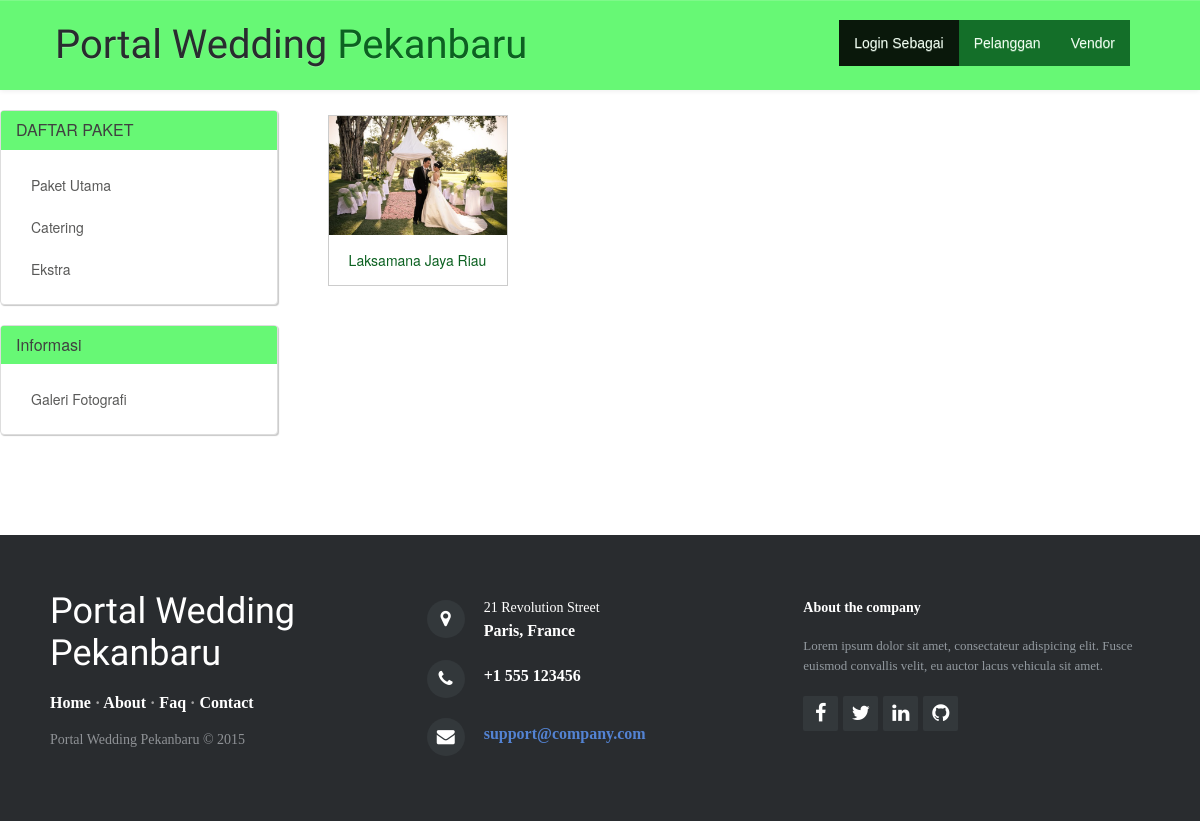
Screenshot of /index.php/galeri/lihat_galeri with the database file from the repository.
### tables this page shows
CREATE TABLE IF NOT EXISTS `tbl_galeri` (
`id_galeri` bigint(20) NOT NULL,
  `id_vendor` bigint(20) NOT NULL,
  `gambar` varchar(100) NOT NULL
);

CREATE TABLE IF NOT EXISTS `tbl_vendor` (
`id_vendor` bigint(20) NOT NULL,
  `id_user` bigint(20) NOT NULL,
  `nama_vendor` varchar(50) NOT NULL,
  `nama_pemilik_vendor` varchar(50) NOT NULL,
  `no_telpon` varchar(15) NOT NULL,
  `no_telp_vendor` varchar(15) NOT NULL,
  `alamat` text NOT NULL
);

### application/controllers/Galeri.php (called while the page is built, shortened)
<?php
class Galeri extends CI_Controller
{
    function __construct()
    {
        $this->load->library('Encrypt_aspireone');
        $this->load->library('Ekstra');
        $this->load->model('Galeri_model');
    }
    function lihat_galeri(){
        $this->load->model('Vendor_model');
        $this->load->library('pagination');
            $config['per_page'] = 15;
            $from = $this->uri->segment(3);
            $data['get_all_galeri'] = $this->Galeri_model->get_all_galeri_pagination($config['per_page'],$from);
            $data['offset'] = $from;
        $data['_view'] = 'galeri/lihat_galeri';
        $this->load->view('layouts/main_pelanggan',$data);
    }
}

### index.php (called while the page is built, shortened)
<?php
require_once BASEPATH.'core/CodeIgniter.php';

### application/config/config.php (called while the page is built, shortened)
<?php
$config['base_url'] = 'http://localhost/wo_organizer/';
$config['index_page'] = '';
$config['uri_protocol']	= 'REQUEST_URI';
$config['url_suffix'] = '';
$config['language']	= 'english';
$config['charset'] = 'UTF-8';
$config['enable_hooks'] = FALSE;
$config['subclass_prefix'] = 'MY_';
$config['composer_autoload'] = FALSE;
$config['permitted_uri_chars'] = 'a-z 0-9~%.:_\-';
$config['allow_get_array'] = TRUE;
$config['enable_query_strings'] = FALSE;
$config['controller_trigger'] = 'c';
$config['function_trigger'] = 'm';
$config['directory_trigger'] = 'd';
$config['log_threshold'] = 0;
$config['log_path'] = '';
$config['log_file_extension'] = '';
$config['log_file_permissions'] = 0644;
$config['log_date_format'] = 'Y-m-d H:i:s';
$config['error_views_path'] = '';
$config['cache_path'] = '';
$config['cache_query_string'] = FALSE;
$config['encryption_key'] = '';
$config['sess_driver'] = 'files';
$config['sess_cookie_name'] = 'ci_session';
$config['sess_expiration'] = 7200;
$config['sess_save_path'] = NULL;
$config['sess_match_ip'] = FALSE;
$config['sess_time_to_update'] = 300;
$config['sess_regenerate_destroy'] = FALSE;
$config['cookie_prefix']	= '';
$config['cookie_domain']	= '';
$config['cookie_path']		= '/';
$config['cookie_secure']	= FALSE;
$config['cookie_httponly'] 	= FALSE;
$config['standardize_newlines'] = FALSE;
$config['global_xss_filtering'] = FALSE;
$config['csrf_protection'] = FALSE;
$config['csrf_token_name'] = 'csrf_test_name';
$config['csrf_cookie_name'] = 'csrf_cookie_name';
$config['csrf_expire'] = 7200;
$config['csrf_regenerate'] = TRUE;
$config['csrf_exclude_uris'] = array();
$config['compress_output'] = FALSE;
$config['time_reference'] = 'local';
$config['rewrite_short_tags'] = FALSE;
$config['proxy_ips'] = '';

### application/config/pagination.php (called while the page is built, shortened)
<?php
$config['pagination']['page_query_string'] = TRUE;
$config['pagination']['uri_segment'] = 3;
$config['pagination']['per_page'] = RECORDS_PER_PAGE;
$config['pagination']['prev_link'] = '‹';
$config['pagination']['next_link'] = '›';
$config['pagination']['full_tag_open'] = '<ul class="pagination">';
$config['pagination']['next_tag_open'] = '<li>';
$config['pagination']['next_tag_close'] = '</li>';
$config['pagination']['prev_tag_open'] = '<li>';
$config['pagination']['prev_tag_close'] = '</li>';
$config['pagination']['num_tag_open'] = '<li>';
$config['pagination']['num_tag_close'] = '</li>';
?>

### application/models/Galeri_model.php (called while the page is built, shortened)
<?php
class Galeri_model extends CI_Model
{
    function get_all_galeri_pagination($number, $offset){
        $this->db->join('tbl_vendor','tbl_galeri.id_vendor = tbl_vendor.id_vendor');
        $this->db->select('tbl_galeri.id_vendor, gambar, id_galeri, nama_vendor');
        $this->db->order_by('id_galeri', 'desc');
        return $this->db->get('tbl_galeri',$number,$offset)->result_array();
    }
}

### application/views/galeri/lihat_galeri.php (the view, shortened to what this page needs)
<?php foreach($get_all_galeri as $r){ ?>
<div class="col-lg-2 col-md-2 col-xs-6 col-sm-6">
    <div class="gallery">
        <a target="_blank" href="<?php echo base_url('files/galeri/'.$r['gambar']) ?>">
            <img src="<?php echo base_url('files/galeri/'.$r['gambar']) ?>" alt="Trolltunga Norway" width="300" height="200">
        </a>
        <div class="desc"><?php echo htmlentities($r['nama_vendor']) ?></div>
    </div>
</div>
<?php } ?>
<div class="clearfix">
</div>

### resources/pelanggan/assets/css/styles.css (style rules this page uses)
body { background-color:#fbf9f5; font-family:sans-serif; }
a { color:#595958; text-decoration:none; }

### resources/pelanggan/assets/css/style-login.css (style rules this page uses)
body { font-family:"Helvetica Neue",Helvetica,Arial,sans-serif; font-size:14px; line-height:1.42857143; color:#0c6121; background-color:#fff; }

### application/views/galeri/lihat_galeri.php (style rules this page uses)
div.gallery { margin: 5px; border: 1px solid #ccc; float: left; width: 180px; }
div.gallery img { width: 100%; height: auto; }
div.desc { padding: 15px; text-align: center; }

### rows the page displays
tbl_galeri: gambar (picture), id_vendor.nama_vendor "Laksamana Jaya Riau"
